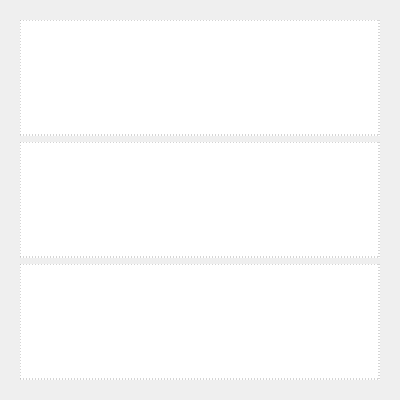
<?xml version="1.0" encoding="UTF-8"?>
<ui version="4.0">
 <class>JamoBlock</class>
 <widget class="QWidget" name="JamoBlock">
  <property name="geometry">
   <rect>
    <x>0</x>
    <y>0</y>
    <width>400</width>
    <height>400</height>
   </rect>
  </property>
  <property name="windowTitle">
   <string>Jamo Block Viewer</string>
  </property>
  <layout class="QVBoxLayout" name="verticalLayout">
   <item>
    <widget class="QStackedWidget" name="stackedTemplates">
     <property name="sizePolicy">
      <sizepolicy hsizetype="Expanding" vsizetype="Expanding">
       <horstretch>0</horstretch>
       <verstretch>0</verstretch>
      </sizepolicy>
     </property>
     <property name="currentIndex">
      <number>0</number>
     </property>

     <!-- Right-branching vowels page -->
     <widget class="QWidget" name="typeA_RightBranch">
      <layout class="QGridLayout" name="gridRightBranch">
       <attribute name="rowstretch">
        <string>1,1,1</string>
       </attribute>
       <attribute name="columnstretch">
        <string>1</string>
       </attribute>
       <item row="0" column="0">
        <widget class="QFrame" name="typeA_segmentTop">
         <property name="sizePolicy">
          <sizepolicy hsizetype="Expanding" vsizetype="Expanding">
           <horstretch>0</horstretch>
           <verstretch>0</verstretch>
          </sizepolicy>
         </property>
         <property name="frameShape">
          <enum>QFrame::StyledPanel</enum>
         </property>
         <property name="styleSheet">
          <string notr="true">border: 1px dashed #aaaaaa; background: #ffffff;</string>
         </property>
         <property name="toolTip">
          <string>Type A (Right-branching) — Top segment</string>
         </property>
        </widget>
       </item>
       <item row="1" column="0">
        <widget class="QFrame" name="typeA_segmentMiddle">
         <property name="sizePolicy">
          <sizepolicy hsizetype="Expanding" vsizetype="Expanding">
           <horstretch>0</horstretch>
           <verstretch>0</verstretch>
          </sizepolicy>
         </property>
         <property name="frameShape">
          <enum>QFrame::StyledPanel</enum>
         </property>
         <property name="styleSheet">
          <string notr="true">border: 1px dashed #aaaaaa; background: #ffffff;</string>
         </property>
         <property name="toolTip">
          <string>Type A (Right-branching) — Middle segment</string>
         </property>
        </widget>
       </item>
       <item row="2" column="0">
        <widget class="QFrame" name="typeA_segmentBottom">
         <property name="sizePolicy">
          <sizepolicy hsizetype="Expanding" vsizetype="Expanding">
           <horstretch>0</horstretch>
           <verstretch>0</verstretch>
          </sizepolicy>
         </property>
         <property name="frameShape">
          <enum>QFrame::StyledPanel</enum>
         </property>
         <property name="styleSheet">
          <string notr="true">border: 1px dashed #aaaaaa; background: #ffffff;</string>
         </property>
         <property name="toolTip">
          <string>Type A (Right-branching) — Bottom segment</string>
         </property>
        </widget>
       </item>
      </layout>
     </widget>

     <!-- Top-branching vowels page -->
     <widget class="QWidget" name="typeB_TopBranch">
      <layout class="QGridLayout" name="gridTopBranch">
       <attribute name="rowstretch">
        <string>1,1,1</string>
       </attribute>
       <attribute name="columnstretch">
        <string>1</string>
       </attribute>
       <item row="0" column="0">
        <widget class="QFrame" name="typeB_segmentTop">
         <property name="sizePolicy">
          <sizepolicy hsizetype="Expanding" vsizetype="Expanding">
           <horstretch>0</horstretch>
           <verstretch>0</verstretch>
          </sizepolicy>
         </property>
         <property name="frameShape">
          <enum>QFrame::StyledPanel</enum>
         </property>
         <property name="styleSheet">
          <string notr="true">border: 1px dashed #aaaaaa; background: #ffffff;</string>
         </property>
         <property name="toolTip">
          <string>Type B (Top-branching) — Top segment</string>
         </property>
        </widget>
       </item>
       <item row="1" column="0">
        <widget class="QFrame" name="typeB_segmentMiddle">
         <property name="sizePolicy">
          <sizepolicy hsizetype="Expanding" vsizetype="Expanding">
           <horstretch>0</horstretch>
           <verstretch>0</verstretch>
          </sizepolicy>
         </property>
         <property name="frameShape">
          <enum>QFrame::StyledPanel</enum>
         </property>
         <property name="styleSheet">
          <string notr="true">border: 1px dashed #aaaaaa; background: #ffffff;</string>
         </property>
         <property name="toolTip">
          <string>Type B (Top-branching) — Middle segment</string>
         </property>
        </widget>
       </item>
       <item row="2" column="0">
        <widget class="QFrame" name="typeB_segmentBottom">
         <property name="sizePolicy">
          <sizepolicy hsizetype="Expanding" vsizetype="Expanding">
           <horstretch>0</horstretch>
           <verstretch>0</verstretch>
          </sizepolicy>
         </property>
         <property name="frameShape">
          <enum>QFrame::StyledPanel</enum>
         </property>
         <property name="styleSheet">
          <string notr="true">border: 1px dashed #aaaaaa; background: #ffffff;</string>
         </property>
         <property name="toolTip">
          <string>Type B (Top-branching) — Bottom segment</string>
         </property>
        </widget>
       </item>
      </layout>
     </widget>

     <!-- Bottom-branching vowels page -->
     <widget class="QWidget" name="typeC_BottomBranch">
      <layout class="QGridLayout" name="gridBottomBranch">
       <attribute name="rowstretch">
        <string>1,1,1</string>
       </attribute>
       <attribute name="columnstretch">
        <string>1</string>
       </attribute>
       <item row="0" column="0">
        <widget class="QFrame" name="typeC_segmentTop">
         <property name="sizePolicy">
          <sizepolicy hsizetype="Expanding" vsizetype="Expanding">
           <horstretch>0</horstretch>
           <verstretch>0</verstretch>
          </sizepolicy>
         </property>
         <property name="frameShape">
          <enum>QFrame::StyledPanel</enum>
         </property>
         <property name="styleSheet">
          <string notr="true">border: 1px dashed #aaaaaa; background: #ffffff;</string>
         </property>
         <property name="toolTip">
          <string>Type C (Bottom-branching) — Top segment</string>
         </property>
        </widget>
       </item>
       <item row="1" column="0">
        <widget class="QFrame" name="typeC_segmentMiddle">
         <property name="sizePolicy">
          <sizepolicy hsizetype="Expanding" vsizetype="Expanding">
           <horstretch>0</horstretch>
           <verstretch>0</verstretch>
          </sizepolicy>
         </property>
         <property name="frameShape">
          <enum>QFrame::StyledPanel</enum>
         </property>
         <property name="styleSheet">
          <string notr="true">border: 1px dashed #aaaaaa; background: #ffffff;</string>
         </property>
         <property name="toolTip">
          <string>Type C (Bottom-branching) — Middle segment</string>
         </property>
        </widget>
       </item>
       <item row="2" column="0">
        <widget class="QFrame" name="typeC_segmentBottom">
         <property name="sizePolicy">
          <sizepolicy hsizetype="Expanding" vsizetype="Expanding">
           <horstretch>0</horstretch>
           <verstretch>0</verstretch>
          </sizepolicy>
         </property>
         <property name="frameShape">
          <enum>QFrame::StyledPanel</enum>
         </property>
         <property name="styleSheet">
          <string notr="true">border: 1px dashed #aaaaaa; background: #ffffff;</string>
         </property>
         <property name="toolTip">
          <string>Type C (Bottom-branching) — Bottom segment</string>
         </property>
        </widget>
       </item>
      </layout>
     </widget>

     <!-- Horizontal vowels page -->
     <widget class="QWidget" name="typeD_Horizontal">
      <layout class="QGridLayout" name="gridHorizontal">
       <attribute name="rowstretch">
        <string>1,1,1</string>
       </attribute>
       <attribute name="columnstretch">
        <string>1</string>
       </attribute>
       <item row="0" column="0">
        <widget class="QFrame" name="typeD_segmentTop">
         <property name="sizePolicy">
          <sizepolicy hsizetype="Expanding" vsizetype="Expanding">
           <horstretch>0</horstretch>
           <verstretch>0</verstretch>
          </sizepolicy>
         </property>
         <property name="frameShape">
          <enum>QFrame::StyledPanel</enum>
         </property>
         <property name="styleSheet">
          <string notr="true">border: 1px dashed #aaaaaa; background: #ffffff;</string>
         </property>
         <property name="toolTip">
          <string>Type D (Horizontal) — Top segment</string>
         </property>
        </widget>
       </item>
       <item row="1" column="0">
        <widget class="QFrame" name="typeD_segmentMiddle">
         <property name="sizePolicy">
          <sizepolicy hsizetype="Expanding" vsizetype="Expanding">
           <horstretch>0</horstretch>
           <verstretch>0</verstretch>
          </sizepolicy>
         </property>
         <property name="frameShape">
          <enum>QFrame::StyledPanel</enum>
         </property>
         <property name="styleSheet">
          <string notr="true">border: 1px dashed #aaaaaa; background: #ffffff;</string>
         </property>
         <property name="toolTip">
          <string>Type D (Horizontal) — Middle segment</string>
         </property>
        </widget>
       </item>
       <item row="2" column="0">
        <widget class="QFrame" name="typeD_segmentBottom">
         <property name="sizePolicy">
          <sizepolicy hsizetype="Expanding" vsizetype="Expanding">
           <horstretch>0</horstretch>
           <verstretch>0</verstretch>
          </sizepolicy>
         </property>
         <property name="frameShape">
          <enum>QFrame::StyledPanel</enum>
         </property>
         <property name="styleSheet">
          <string notr="true">border: 1px dashed #aaaaaa; background: #ffffff;</string>
         </property>
         <property name="toolTip">
          <string>Type D (Horizontal) — Bottom segment</string>
         </property>
        </widget>
       </item>
      </layout>
     </widget>

    </widget>
   </item>
  </layout>
 </widget>
 <resources/>
 <connections/>
</ui>
